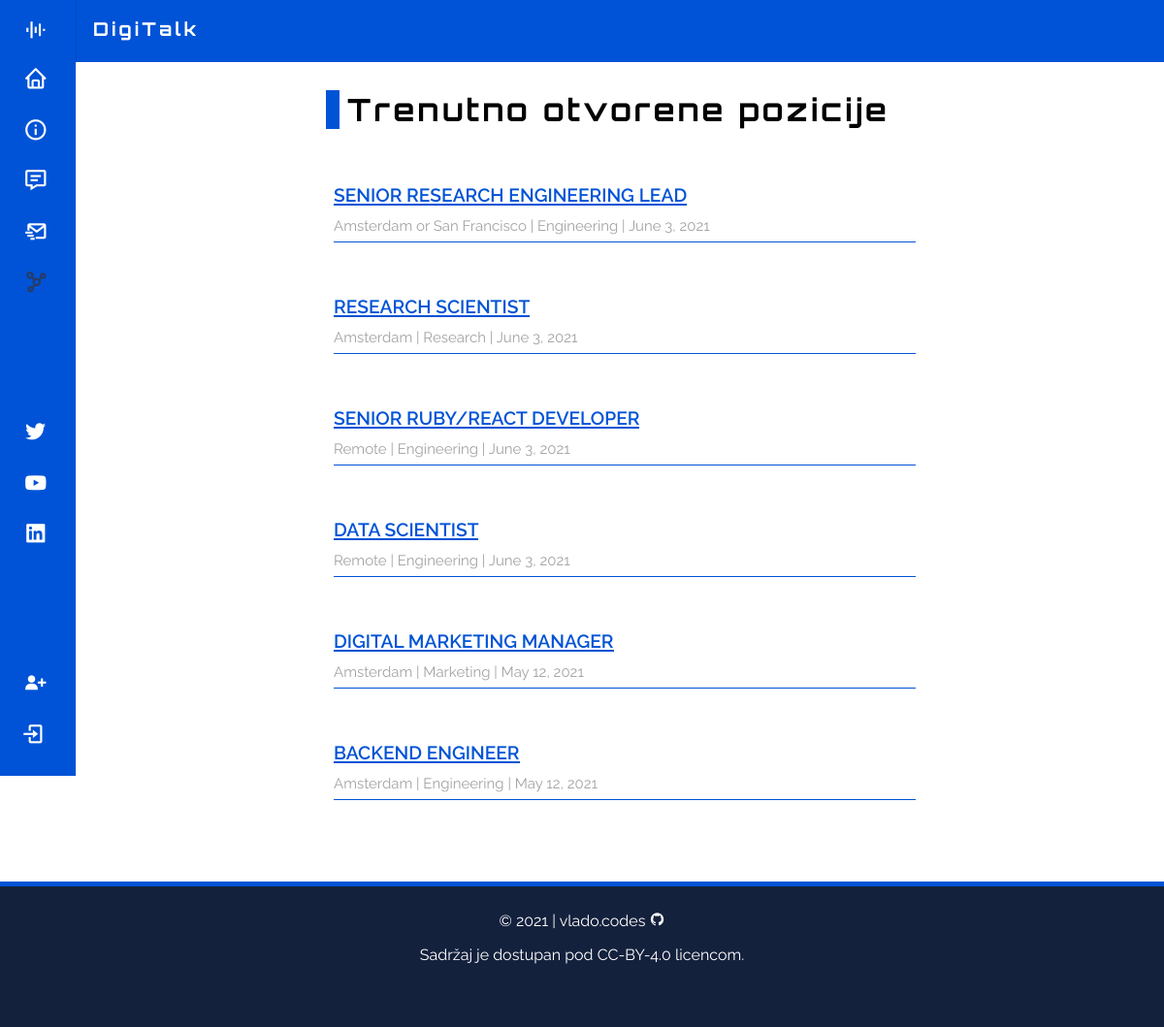
The app's page /careers/ with its own data.
### first_app/models.py (models this page shows, shortened)
class CareersPost(models.Model):
    title = models.CharField(max_length = 80)
    location = models.CharField(max_length = 50, default = "location")
    profession = models.CharField(max_length = 30, default = "profession")
    employmentType = models.CharField(max_length = 30, default = "employment type")
    date = models.DateField(auto_now_add = True)
    body = RichTextField(blank = True, null = True)

### first_app/views.py (the view)
# urls.py: path('careers/',  views.careersView.as_view(), name = 'careers'),
class careersView(ListView):
    model = CareersPost
    template_name = 'careers.html'
    ordering = ['-id']

### first_app/templates/careers.html (shortened to what this page needs)
{% extends 'base.html' %}
{% block head %}
<div class="blog-page careers-page">
    <h1>Trenutno otvorene pozicije</h1>
    <ul class="blog-posts careers-list">
        {% for object in object_list %}
            <li>
                <div class="job-opportunity">
                    <a class="blog-post-link job-link" href="{% url 'careers_post' object.pk %}">{{ object.title }}</a>
                    <p class="job-info">{{ object.location }} | {{ object.profession }} | {{ object.date }}</p>
                </div>
            </li>
        {% endfor %}
    </ul>
</div>
{% endblock head %}

### first_app/static/css/main.css (style rules this page uses)
:root { --header-height: 3.5rem; --nav-width: 220px; --ff-body: 'Raleway', sans-serif; --ff-heading: 'Orbitron', sans-serif; --fs-normal: 0.9375rem; --fs-medium: 0.75rem; --fw-normal: 400; --fw-bold: 700; --clr-primary-100: #6fd7ec; --clr-primary-200: #4e96b8; --clr-primary-300: #3a7094; --clr-primary-400: #293b63; --clr-primary-500: #14213d; --clr-accent: #a3a3a3; --clr-dark-gray: #646464; --clr-light-gray: #dbdbdb; --clr-light: #FFFFFF; --clr-dark: #000000; --clr-blue: #0053d6; --clr-red: #bf2139; --z-fixed: 100; }
html { scrollbar-color: var(--clr-primary-400) var(--clr-blue); scroll-padding-top: 7rem; scroll-behavior: smooth; overflow-x: hidden; }
html, body { height: 100%; }
body { font-family: var(--ff-body); margin: var(--header-height) 0 0 0; }
a { text-decoration: none; }
.blog-page { width: 100%; max-width: 40rem; margin: 0 auto; }
.blog-posts { list-style: none; }
.blog-posts li { display: flex; flex-direction: row; font-size: 1.2rem; line-height: 2rem; padding-top: 10px; }
.blog-post-link { font-weight: 600; margin-left: 2rem; color: var(--clr-blue); text-transform: uppercase; text-decoration: none; border: 0; background: linear-gradient(180deg, var(--clr-blue) 0, var(--clr-blue) 1000%) repeat-x 0 100%; background-size: auto; background-size: 1px 2px; transition: .3s; }
.careers-page h1 { font-family: var(--ff-heading); font-weight: var(--fw-bold); letter-spacing: 3px; padding-left: 8px; border-left: 14px solid var(--clr-blue); margin-left: 2rem; }
.job-opportunity { width: 100%; border-bottom: 1px solid var(--clr-blue); margin: 20px 0; }
.job-link { margin-left: 0; }
.job-info { font-size: var(--fs-normal); color: var(--clr-accent); margin: 0; }
@media screen and (min-width: 1024px) { :root { --normal-font-size: 1rem; --small-font-size: .875rem; --smaller-font-size: .813rem; } }

### records on screen
CareersPost: title "SENIOR RESEARCH ENGINEERING LEAD", location "Amsterdam or San Francisco", profession "Engineering", date "June 3, 2021"
CareersPost: title "RESEARCH SCIENTIST", location "Amsterdam", profession "Research", date "June 3, 2021"
CareersPost: title "SENIOR RUBY/REACT DEVELOPER", location "Remote", profession "Engineering", date "June 3, 2021"
CareersPost: title "DATA SCIENTIST", location "Remote", profession "Engineering", date "June 3, 2021"
CareersPost: title "DIGITAL MARKETING MANAGER", location "Amsterdam", profession "Marketing", date "May 12, 2021"
CareersPost: title "BACKEND ENGINEER", location "Amsterdam", profession "Engineering", date "May 12, 2021"
